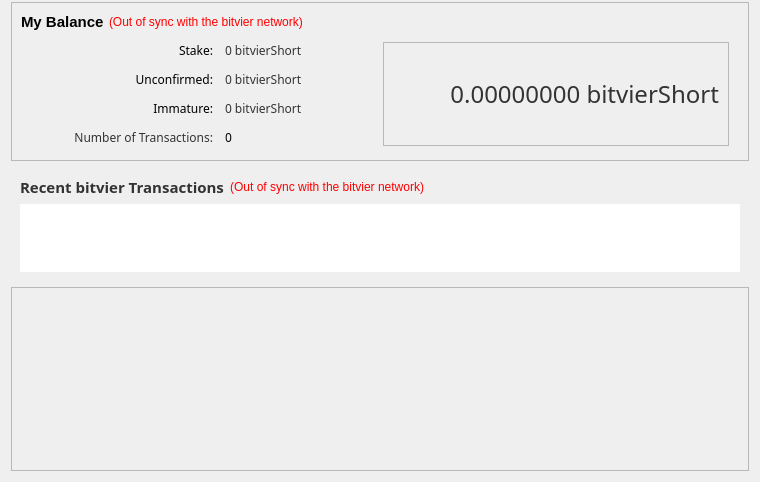
<?xml version="1.0" encoding="UTF-8"?>
<ui version="4.0">
 <class>OverviewPage</class>
 <widget class="QWidget" name="OverviewPage">
  <property name="geometry">
   <rect>
    <x>0</x>
    <y>0</y>
    <width>760</width>
    <height>424</height>
   </rect>
  </property>
  <property name="windowTitle">
   <string>Form</string>
  </property>
  <layout class="QVBoxLayout" name="verticalLayout_5" stretch="0,1,0">
   <property name="topMargin">
    <number>2</number>
   </property>
   <item>
    <widget class="QFrame" name="frameTop">
     <property name="frameShape">
      <enum>QFrame::StyledPanel</enum>
     </property>
     <property name="frameShadow">
      <enum>QFrame::Raised</enum>
     </property>
     <layout class="QVBoxLayout" name="verticalLayout_4">
      <property name="spacing">
       <number>5</number>
      </property>
      <item>
       <layout class="QHBoxLayout" name="horizontalLayout_4">
        <item>
         <widget class="QLabel" name="label_5">
          <property name="font">
           <font>
            <pointsize>11</pointsize>
            <weight>75</weight>
            <bold>true</bold>
           </font>
          </property>
          <property name="text">
           <string>My Balance</string>
          </property>
         </widget>
        </item>
        <item>
         <widget class="QLabel" name="labelWalletStatus">
          <property name="toolTip">
           <string>The displayed information may be out of date. Your wallet automatically synchronizes with the bitvier network after a connection is established, but this process has not completed yet.</string>
          </property>
          <property name="styleSheet">
           <string notr="true">QLabel { color: red; }</string>
          </property>
          <property name="text">
           <string notr="true">(Out of sync with the bitvier network)</string>
          </property>
          <property name="alignment">
           <set>Qt::AlignLeading|Qt::AlignLeft|Qt::AlignVCenter</set>
          </property>
         </widget>
        </item>
        <item>
         <spacer name="horizontalSpacer_2">
          <property name="orientation">
           <enum>Qt::Horizontal</enum>
          </property>
          <property name="sizeHint" stdset="0">
           <size>
            <width>40</width>
            <height>20</height>
           </size>
          </property>
         </spacer>
        </item>
       </layout>
      </item>
      <item>
       <layout class="QHBoxLayout" name="horizontalLayout">
        <property name="leftMargin">
         <number>10</number>
        </property>
        <property name="topMargin">
         <number>5</number>
        </property>
        <property name="rightMargin">
         <number>10</number>
        </property>
        <property name="bottomMargin">
         <number>5</number>
        </property>
        <item>
         <layout class="QFormLayout" name="formLayout_2">
          <property name="fieldGrowthPolicy">
           <enum>QFormLayout::AllNonFixedFieldsGrow</enum>
          </property>
          <property name="horizontalSpacing">
           <number>12</number>
          </property>
          <property name="verticalSpacing">
           <number>12</number>
          </property>
          <item row="0" column="0">
           <widget class="QLabel" name="label_6">
            <property name="sizePolicy">
             <sizepolicy hsizetype="MinimumExpanding" vsizetype="Preferred">
              <horstretch>0</horstretch>
              <verstretch>0</verstretch>
             </sizepolicy>
            </property>
            <property name="minimumSize">
             <size>
              <width>182</width>
              <height>0</height>
             </size>
            </property>
            <property name="baseSize">
             <size>
              <width>80</width>
              <height>0</height>
             </size>
            </property>
            <property name="font">
             <font>
              <family>Sans</family>
             </font>
            </property>
            <property name="text">
             <string>Stake:</string>
            </property>
            <property name="alignment">
             <set>Qt::AlignRight|Qt::AlignTrailing|Qt::AlignVCenter</set>
            </property>
           </widget>
          </item>
          <item row="0" column="1">
           <widget class="QLabel" name="labelStake">
            <property name="font">
             <font>
              <family>Sans</family>
             </font>
            </property>
            <property name="cursor">
             <cursorShape>IBeamCursor</cursorShape>
            </property>
            <property name="toolTip">
             <string>Total of coins that was staked, and do not yet count towards the current balance</string>
            </property>
            <property name="text">
             <string notr="true">&lt;html&gt;&lt;head/&gt;&lt;body&gt;&lt;p&gt;&lt;span style=&quot; color:#333333;&quot;&gt;0 bitvierShort&lt;/span&gt;&lt;/p&gt;&lt;/body&gt;&lt;/html&gt;</string>
            </property>
            <property name="textInteractionFlags">
             <set>Qt::LinksAccessibleByMouse|Qt::TextSelectableByKeyboard|Qt::TextSelectableByMouse</set>
            </property>
           </widget>
          </item>
          <item row="1" column="0">
           <widget class="QLabel" name="label_3">
            <property name="sizePolicy">
             <sizepolicy hsizetype="MinimumExpanding" vsizetype="Preferred">
              <horstretch>0</horstretch>
              <verstretch>0</verstretch>
             </sizepolicy>
            </property>
            <property name="minimumSize">
             <size>
              <width>182</width>
              <height>0</height>
             </size>
            </property>
            <property name="baseSize">
             <size>
              <width>80</width>
              <height>0</height>
             </size>
            </property>
            <property name="font">
             <font>
              <family>Sans</family>
             </font>
            </property>
            <property name="text">
             <string>Unconfirmed:</string>
            </property>
            <property name="alignment">
             <set>Qt::AlignRight|Qt::AlignTrailing|Qt::AlignVCenter</set>
            </property>
           </widget>
          </item>
          <item row="1" column="1">
           <widget class="QLabel" name="labelUnconfirmed">
            <property name="font">
             <font>
              <family>Sans</family>
             </font>
            </property>
            <property name="cursor">
             <cursorShape>IBeamCursor</cursorShape>
            </property>
            <property name="toolTip">
             <string>Total of transactions that have yet to be confirmed, and do not yet count towards the current balance</string>
            </property>
            <property name="text">
             <string notr="true">&lt;html&gt;&lt;head/&gt;&lt;body&gt;&lt;p&gt;&lt;span style=&quot; color:#333333;&quot;&gt;0 bitvierShort&lt;/span&gt;&lt;/p&gt;&lt;/body&gt;&lt;/html&gt;</string>
            </property>
            <property name="textInteractionFlags">
             <set>Qt::LinksAccessibleByMouse|Qt::TextSelectableByKeyboard|Qt::TextSelectableByMouse</set>
            </property>
           </widget>
          </item>
          <item row="2" column="0">
           <widget class="QLabel" name="labelImmatureText">
            <property name="sizePolicy">
             <sizepolicy hsizetype="MinimumExpanding" vsizetype="Preferred">
              <horstretch>0</horstretch>
              <verstretch>0</verstretch>
             </sizepolicy>
            </property>
            <property name="minimumSize">
             <size>
              <width>182</width>
              <height>0</height>
             </size>
            </property>
            <property name="baseSize">
             <size>
              <width>80</width>
              <height>0</height>
             </size>
            </property>
            <property name="font">
             <font>
              <family>Sans</family>
             </font>
            </property>
            <property name="layoutDirection">
             <enum>Qt::RightToLeft</enum>
            </property>
            <property name="text">
             <string>Immature:</string>
            </property>
            <property name="alignment">
             <set>Qt::AlignRight|Qt::AlignTrailing|Qt::AlignVCenter</set>
            </property>
           </widget>
          </item>
          <item row="2" column="1">
           <widget class="QLabel" name="labelImmature">
            <property name="font">
             <font>
              <family>Sans</family>
             </font>
            </property>
            <property name="toolTip">
             <string>Mined balance that has not yet matured</string>
            </property>
            <property name="text">
             <string notr="true">&lt;html&gt;&lt;head/&gt;&lt;body&gt;&lt;p&gt;&lt;span style=&quot; color:#333333;&quot;&gt;0 bitvierShort&lt;/span&gt;&lt;/p&gt;&lt;/body&gt;&lt;/html&gt;</string>
            </property>
            <property name="textInteractionFlags">
             <set>Qt::LinksAccessibleByMouse|Qt::TextSelectableByKeyboard|Qt::TextSelectableByMouse</set>
            </property>
           </widget>
          </item>
          <item row="3" column="0">
           <widget class="QLabel" name="label_2">
            <property name="minimumSize">
             <size>
              <width>182</width>
              <height>0</height>
             </size>
            </property>
            <property name="font">
             <font>
              <family>Sans</family>
             </font>
            </property>
            <property name="text">
             <string>&lt;html&gt;&lt;head/&gt;&lt;body&gt;&lt;p&gt;&lt;span style=&quot; color:#333333;&quot;&gt;Number of Transactions:&lt;/span&gt;&lt;/p&gt;&lt;/body&gt;&lt;/html&gt;</string>
            </property>
            <property name="alignment">
             <set>Qt::AlignRight|Qt::AlignTrailing|Qt::AlignVCenter</set>
            </property>
           </widget>
          </item>
          <item row="3" column="1">
           <widget class="QLabel" name="labelNumTransactions">
            <property name="font">
             <font>
              <family>Sans</family>
             </font>
            </property>
            <property name="toolTip">
             <string>Total number of transactions in wallet</string>
            </property>
            <property name="text">
             <string notr="true">0</string>
            </property>
           </widget>
          </item>
         </layout>
        </item>
        <item>
         <widget class="QFrame" name="frame_3">
          <property name="frameShape">
           <enum>QFrame::StyledPanel</enum>
          </property>
          <property name="frameShadow">
           <enum>QFrame::Plain</enum>
          </property>
          <property name="lineWidth">
           <number>1</number>
          </property>
          <layout class="QVBoxLayout" name="verticalLayout_6">
           <item>
            <widget class="QLabel" name="labelBalance">
             <property name="sizePolicy">
              <sizepolicy hsizetype="Expanding" vsizetype="Preferred">
               <horstretch>0</horstretch>
               <verstretch>0</verstretch>
              </sizepolicy>
             </property>
             <property name="minimumSize">
              <size>
               <width>200</width>
               <height>30</height>
              </size>
             </property>
             <property name="font">
              <font>
               <family>Sans</family>
               <pointsize>18</pointsize>
               <weight>50</weight>
               <bold>false</bold>
              </font>
             </property>
             <property name="cursor">
              <cursorShape>IBeamCursor</cursorShape>
             </property>
             <property name="toolTip">
              <string>Your current balance</string>
             </property>
             <property name="text">
              <string notr="true">&lt;html&gt;&lt;head/&gt;&lt;body&gt;&lt;p&gt;&lt;span style=&quot; color:#333333;&quot;&gt;0.00000000 bitvierShort&lt;/span&gt;&lt;/p&gt;&lt;/body&gt;&lt;/html&gt;</string>
             </property>
             <property name="alignment">
              <set>Qt::AlignRight|Qt::AlignTrailing|Qt::AlignVCenter</set>
             </property>
             <property name="textInteractionFlags">
              <set>Qt::LinksAccessibleByMouse|Qt::TextSelectableByKeyboard|Qt::TextSelectableByMouse</set>
             </property>
            </widget>
           </item>
          </layout>
         </widget>
        </item>
       </layout>
      </item>
     </layout>
    </widget>
   </item>
   <item>
    <layout class="QVBoxLayout" name="verticalLayout_3">
     <item>
      <widget class="QFrame" name="frame_2">
       <property name="frameShape">
        <enum>QFrame::NoFrame</enum>
       </property>
       <property name="frameShadow">
        <enum>QFrame::Raised</enum>
       </property>
       <layout class="QVBoxLayout" name="verticalLayout">
        <item>
         <layout class="QHBoxLayout" name="horizontalLayout_2">
          <item>
           <widget class="QLabel" name="label_4">
            <property name="font">
             <font>
              <family>Sans</family>
              <pointsize>11</pointsize>
              <weight>75</weight>
              <bold>true</bold>
             </font>
            </property>
            <property name="text">
             <string>&lt;html&gt;&lt;head/&gt;&lt;body&gt;&lt;p&gt;&lt;span style=&quot; font-size:11pt; color:#333333;&quot;&gt;Recent bitvier Transactions&lt;/span&gt;&lt;/p&gt;&lt;/body&gt;&lt;/html&gt;</string>
            </property>
           </widget>
          </item>
          <item>
           <widget class="QLabel" name="labelTransactionsStatus">
            <property name="toolTip">
             <string>The displayed information may be out of date. Your wallet automatically synchronizes with the bitvier network after a connection is established, but this process has not completed yet.</string>
            </property>
            <property name="styleSheet">
             <string notr="true">QLabel { color: red; }</string>
            </property>
            <property name="text">
             <string notr="true">(Out of sync with the bitvier network)</string>
            </property>
            <property name="alignment">
             <set>Qt::AlignRight|Qt::AlignTrailing|Qt::AlignVCenter</set>
            </property>
           </widget>
          </item>
          <item>
           <spacer name="horizontalSpacer">
            <property name="orientation">
             <enum>Qt::Horizontal</enum>
            </property>
            <property name="sizeHint" stdset="0">
             <size>
              <width>40</width>
              <height>20</height>
             </size>
            </property>
           </spacer>
          </item>
         </layout>
        </item>
        <item>
         <widget class="QListView" name="listTransactions">
          <property name="styleSheet">
           <string notr="true"/>
          </property>
          <property name="frameShape">
           <enum>QFrame::NoFrame</enum>
          </property>
          <property name="verticalScrollBarPolicy">
           <enum>Qt::ScrollBarAlwaysOff</enum>
          </property>
          <property name="horizontalScrollBarPolicy">
           <enum>Qt::ScrollBarAlwaysOff</enum>
          </property>
          <property name="selectionMode">
           <enum>QAbstractItemView::NoSelection</enum>
          </property>
         </widget>
        </item>
       </layout>
      </widget>
     </item>
     <item>
      <spacer name="verticalSpacer_2">
       <property name="orientation">
        <enum>Qt::Vertical</enum>
       </property>
       <property name="sizeHint" stdset="0">
        <size>
         <width>20</width>
         <height>40</height>
        </size>
       </property>
      </spacer>
     </item>
    </layout>
   </item>
   <item>
    <widget class="QFrame" name="diffplotframe">
     <property name="frameShape">
      <enum>QFrame::StyledPanel</enum>
     </property>
     <property name="frameShadow">
      <enum>QFrame::Raised</enum>
     </property>
     <layout class="QVBoxLayout" name="verticalLayout_3_1">
      <property name="leftMargin">
       <number>1</number>
      </property>
      <property name="topMargin">
       <number>1</number>
      </property>
      <property name="rightMargin">
       <number>1</number>
      </property>
      <property name="bottomMargin">
       <number>1</number>
      </property>
      <item>
       <layout class="QHBoxLayout" name="horizontalLayout_3">
        <item>
         <widget class="QCustomPlot" name="diffplot" native="true">
          <property name="sizePolicy">
           <sizepolicy hsizetype="MinimumExpanding" vsizetype="Preferred">
            <horstretch>0</horstretch>
            <verstretch>0</verstretch>
           </sizepolicy>
          </property>
          <property name="minimumSize">
           <size>
            <width>0</width>
            <height>180</height>
           </size>
          </property>
         </widget>
        </item>
       </layout>
      </item>
     </layout>
    </widget>
   </item>
  </layout>
 </widget>
 <customwidgets>
  <customwidget>
   <class>QCustomPlot</class>
   <extends>QWidget</extends>
   <header>qt/qcustomplot.h</header>
   <container>1</container>
  </customwidget>
 </customwidgets>
 <resources/>
 <connections/>
</ui>
